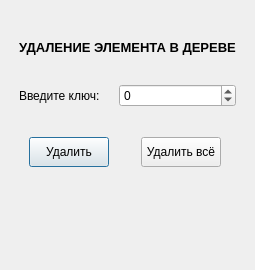
<?xml version="1.0" encoding="UTF-8"?>
<ui version="4.0">
 <class>Dialog</class>
 <widget class="QDialog" name="Dialog">
  <property name="geometry">
   <rect>
    <x>0</x>
    <y>0</y>
    <width>240</width>
    <height>270</height>
   </rect>
  </property>
  <property name="maximumSize">
   <size>
    <width>250</width>
    <height>270</height>
   </size>
  </property>
  <property name="windowTitle">
   <string>Dialog</string>
  </property>
  <layout class="QVBoxLayout" name="verticalLayout_2">
   <item>
    <layout class="QVBoxLayout" name="verticalLayout">
     <property name="spacing">
      <number>15</number>
     </property>
     <property name="leftMargin">
      <number>8</number>
     </property>
     <property name="topMargin">
      <number>15</number>
     </property>
     <property name="rightMargin">
      <number>8</number>
     </property>
     <property name="bottomMargin">
      <number>20</number>
     </property>
     <item>
      <widget class="QLabel" name="label">
       <property name="maximumSize">
        <size>
         <width>16777215</width>
         <height>50</height>
        </size>
       </property>
       <property name="font">
        <font>
         <pointsize>10</pointsize>
         <weight>75</weight>
         <bold>true</bold>
        </font>
       </property>
       <property name="text">
        <string>УДАЛЕНИЕ ЭЛЕМЕНТА В ДЕРЕВЕ</string>
       </property>
       <property name="alignment">
        <set>Qt::AlignCenter</set>
       </property>
      </widget>
     </item>
     <item>
      <layout class="QHBoxLayout" name="horizontalLayout">
       <item>
        <widget class="QLabel" name="label_2">
         <property name="maximumSize">
          <size>
           <width>85</width>
           <height>16777215</height>
          </size>
         </property>
         <property name="text">
          <string>Введите ключ:</string>
         </property>
        </widget>
       </item>
       <item>
        <widget class="QSpinBox" name="input_key">
         <property name="minimum">
          <number>-999999</number>
         </property>
         <property name="maximum">
          <number>999999</number>
         </property>
         <property name="singleStep">
          <number>1</number>
         </property>
        </widget>
       </item>
      </layout>
     </item>
     <item>
      <layout class="QHBoxLayout" name="horizontalLayout_2" stretch="2,7,2">
       <property name="leftMargin">
        <number>10</number>
       </property>
       <property name="topMargin">
        <number>15</number>
       </property>
       <property name="rightMargin">
        <number>15</number>
       </property>
       <property name="bottomMargin">
        <number>15</number>
       </property>
       <item>
        <widget class="QPushButton" name="btn_remove">
         <property name="minimumSize">
          <size>
           <width>0</width>
           <height>30</height>
          </size>
         </property>
         <property name="maximumSize">
          <size>
           <width>140</width>
           <height>30</height>
          </size>
         </property>
         <property name="text">
          <string>Удалить</string>
         </property>
        </widget>
       </item>
       <item>
        <spacer name="horizontalSpacer">
         <property name="orientation">
          <enum>Qt::Horizontal</enum>
         </property>
         <property name="sizeHint" stdset="0">
          <size>
           <width>40</width>
           <height>20</height>
          </size>
         </property>
        </spacer>
       </item>
       <item>
        <widget class="QPushButton" name="btn_remove_all">
         <property name="minimumSize">
          <size>
           <width>0</width>
           <height>30</height>
          </size>
         </property>
         <property name="text">
          <string>Удалить всё</string>
         </property>
        </widget>
       </item>
      </layout>
     </item>
     <item>
      <widget class="QLabel" name="label_info">
       <property name="maximumSize">
        <size>
         <width>300</width>
         <height>50</height>
        </size>
       </property>
       <property name="text">
        <string/>
       </property>
       <property name="alignment">
        <set>Qt::AlignHCenter|Qt::AlignTop</set>
       </property>
      </widget>
     </item>
    </layout>
   </item>
  </layout>
 </widget>
 <resources/>
 <connections/>
</ui>
